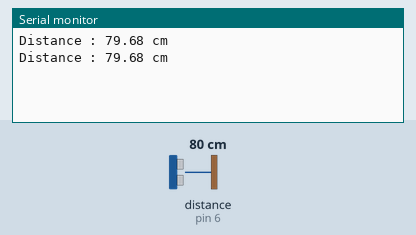
The sketch below on a simulated Arduino Uno, built with avr-gcc and run on an emulated ATmega328P. Parts: the last lines printed to the serial monitor. Wiring (inferred from the names in the program): ultrasonic range finder: trigger pin 5; echo pin 6. Inputs (shaded band) come from the test bench; at power-on: distance to the obstacle (sensor on pin 6) 80 cm. The echo pulse lasts 58.3 µs per cm.

Above: at 1.8 s.
1.9 s: distance to the obstacle (sensor on pin 6) set to 2 cm
At 2.8 s:
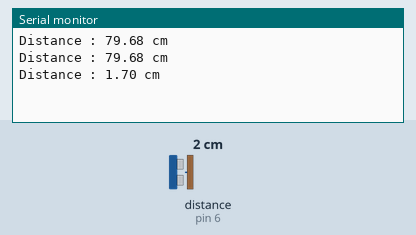
3.4 s: distance to the obstacle (sensor on pin 6) set to 4 cm
At 4.6 s:
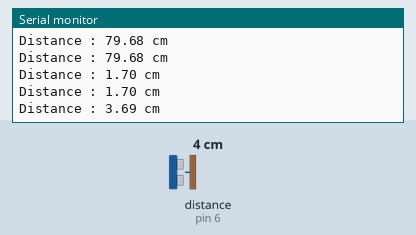
Timing chart, 0 to 6.4 s (numbered marks = the images above; inputs shaded):
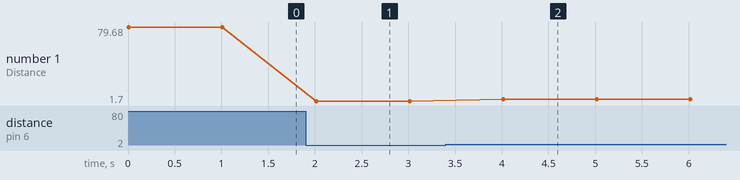

Measured:
- after the input at 1.9 s, the serial monitor: prints a new line after 0.11 s (image 1)
- after the input at 3.4 s, the serial monitor: prints a new line after 0.61 s (image 2)
- plotted number 1: 79.68 → 1.7 after the input at 1.9 s, 1.7 → 3.69 after the input at 3.4 s

The sketch:

Assignment7_Ultrasonic_Distance_function.ino
```cpp
const int trigPin = 5;
const int echoPin = 6;
long duration;
float distance;

void setup() {
  pinMode(trigPin, OUTPUT);
  pinMode(echoPin, INPUT);
  Serial.begin(9600);
}
float dis_func(long dur) {
  distance = duration * 0.0343 / 2;
  // Assignment 7.2
  // speed of sound in 20 deg celcius 343 m/s => 0.0343 cm/micro seconds
  // as our ultrasonic sensor works in cm and micro second unit
}
void loop() {
  digitalWrite(trigPin, LOW);  //clean signal pawar jonno
  delayMicroseconds(2);
  digitalWrite(trigPin, HIGH);
  delayMicroseconds(10);  //trigger on for 10 microseconds
  digitalWrite(trigPin, LOW);

  duration = pulseIn(echoPin, HIGH);
  //pulseIn => calcs how much time a pin stayed HIGH
  //echo pin high thake until n unless sound is still travelling
  //problem with pulseIn() hoitese => it makes the whole code wait until it completes the echo pulse measurement
  //tarmane object besi dure hoile basically timeout porjonto halt kore rakhbe
  // solve hoitese => using hardwire Interrupts(attachInterrupt()) to detech echo without blocking
  //alternate is =>NewPing Library can handle timeouts and nonBlocking behaviors
  distance = dis_func(duration);
  //Arduino-Uno's default Timeout is 1 second thats why i'm getting 83 cm ig
  Serial.print("Distance : ");
  Serial.print(distance);
  Serial.println(" cm");

  delay(1000);  //miliseconds
}
```
